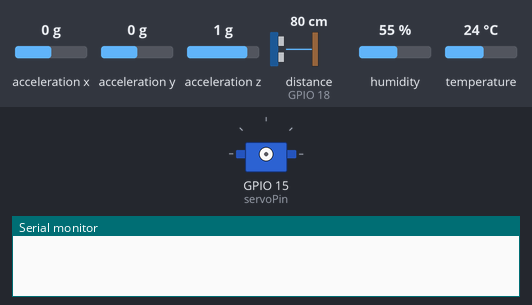
Bench run of a sketch on a simulated ESP32. Shown: servo, the last lines printed to the serial monitor. Wiring (inferred from the names in the program): ultrasonic range finder: trigger GPIO 5; echo GPIO 18. The inputs (shaded band) are chosen by the test bench; at power-on: acceleration x 0 g, acceleration y 0 g, acceleration z 1 g, distance to the obstacle (sensor on GPIO 18) 80 cm, humidity 55 %, temperature 24 °C. The echo pulse lasts 58.3 µs per cm; WiFi joins after 1.5 s; servers stay silent unless stated; no MQTT or app messages arrive unless stated.

Above: at 0.0 s.
At 1.6 s:
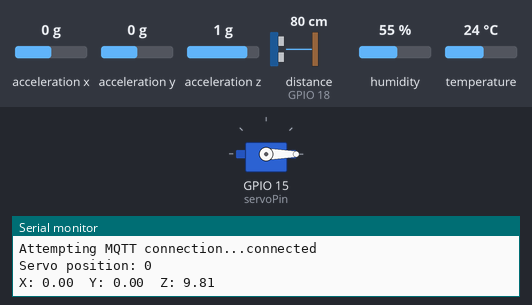
Timing chart, 0 to 38.1 s (numbered marks = the images above):
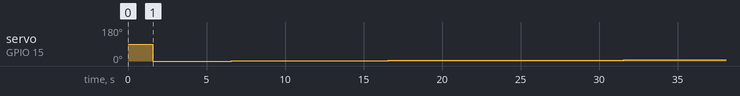

The sketch:

trial.ino
```cpp
#include <WiFi.h>
#include <Wire.h>
#include <PubSubClient.h>
#include <DHT.h>
#include <ESP32Servo.h> //Servo library
#include <Adafruit_Sensor.h>  // Adafruit sensor library
#include <Adafruit_ADXL345_U.h> // ADXL345 library


/*
====Pin Connections====
ESP32     Servo Motor  |   ESP32     ADXL345    |     ESP32     DHT 22     |     ESP32     Ultrasonic

Vcc       Red          |   3v3       vcc        |     vcc       +          |     Vcc       Vcc
Gnd       Brown        |   Gnd       Gnd        |     Gnd       -          |     Gnd       Gnd
D15       Orange       |   D21       SDA        |     D18       out        |     D5        Trig
***       ***          |   D22       SCL        |                          |     D18       Echo
*/

#define DHTPIN 18       // GPIO pin where the DHT sensor is connected
#define DHTTYPE DHT22    // DHT 11
const int trigPin = 5;   //Triger Pin of Ultrasonic Sensor
const int echoPin = 18;  //Echo Pin of Ultrasonic Sensor
long duration;
Servo myservo;  // Creating servo object to control the servo
const int servoPin = 15; // Servo pin
Adafruit_ADXL345_Unified accel = Adafruit_ADXL345_Unified(); // ADXL345 Object

const char* ssid = "sensor/data";
const char* password = "12345678";
const char* mqtt_server = "broker.hivemq.com"; // Replace with your MQTT broker address

WiFiClient espClient;
PubSubClient client(espClient);
DHT dht(DHTPIN, DHTTYPE);

void setup() {
  Serial.begin(115200);
  setup_wifi();
  client.setServer(mqtt_server, 1883);
  dht.begin();
  //Ultrasonic Sensor Pin Configuration
  pinMode(trigPin, OUTPUT);
  pinMode(echoPin, INPUT);
  myservo.attach(servoPin);
  if (!accel.begin()) {
    Serial.println("ADXL345 not detected");
  }
}

void setup_wifi() {
  delay(10);
  Serial.println();
  Serial.print("Connecting to ");
  Serial.println(ssid);

  WiFi.begin(ssid, password);

  while (WiFi.status() != WL_CONNECTED) {
    delay(500);
    Serial.print(".");
  }

  Serial.println("");
  Serial.println("WiFi connected");
  Serial.println("IP address: ");
  Serial.println(WiFi.localIP());
}

void reconnect() {
  while (!client.connected()) {
    Serial.print("Attempting MQTT connection...");
    if (client.connect("ESP32Client")) {
      Serial.println("connected");
    } else {
      Serial.print("failed, rc=");
      Serial.print(client.state());
      Serial.println(" try again in 5 seconds");
      delay(5000);
    }
  }
}

void loop() {
  if (!client.connected()) {
    reconnect();
  }
  client.loop();

  float temp = dht.readTemperature();
  float ultra = readUltrasonic();
  float adxl = readadxl();
  int servoPos = myservo.read(); // Read the current servo position

  if (isnan(temp)) {
    Serial.println("Failed to read from DHT sensor!");
    return;
  }

  String payload = "Temperature: " + String(temp) + "°C, Distance: " + String(ultra) + "cm, Accelerometer: " + String(adxl) + ", Servo Position: " + String(servoPos);
  Serial.println(payload);

  client.publish("diot/temperature", String(temp).c_str());
  client.publish("diot/ultra", String(ultra).c_str());
  client.publish("diot/adxl", String(adxl).c_str());
  client.publish("diot/servo", String(servoPos).c_str());

  delay(5000); // Wait 2 seconds between readings
}


float readUltrasonic() {
  digitalWrite(trigPin, LOW);
  delayMicroseconds(2);
  digitalWrite(trigPin, HIGH);
  delayMicroseconds(10);
  digitalWrite(trigPin, LOW);
  duration = pulseIn(echoPin, HIGH);

  // Convert duration to distance in centimeters
  return duration * 0.034 / 2;


}

float readadxl(){
  // Sweep from 0 to 180 degrees
  for (int pos = 0; pos <= 180; pos += 1) {
    sensors_event_t event;
    accel.getEvent(&event);

    myservo.write(pos);  // tell servo to go to position in variable 'pos'
    Serial.print("Servo position: ");
    Serial.println(pos);

    Serial.print("X: ");
    Serial.print(event.acceleration.x);
    Serial.print("  ");
    Serial.print("Y: ");
    Serial.print(event.acceleration.y);
    Serial.print("  ");
    Serial.print("Z: ");
    Serial.print(event.acceleration.z);
    Serial.print("    ");
    delay(5000);  // waits 5000ms for the servo to reach the position
  }
  for (int pos = 180; pos >= 0; pos -= 1) {
    sensors_event_t event;
    accel.getEvent(&event);
   
    myservo.write(pos);  // tell servo to go to position in variable 'pos'
    Serial.print("Servo position: ");
    Serial.println(pos);

    Serial.print("X: ");
    Serial.print(event.acceleration.x);
    Serial.print("  ");
    Serial.print("Y: ");
    Serial.print(event.acceleration.y);
    Serial.print("  ");
    Serial.print("Z: ");
    Serial.print(event.acceleration.z);
    Serial.print("    ");
    delay(5000);  // waits 5000ms for the servo to reach the position
  }

}
```

Measured:
- by itself, servo on GPIO 15 (servoPin): 90° → 0° at 1.6 s, → 1° 5.0 s later, → 2° 5.0 s later, → 3° 5.0 s later, … (8 changes in this stretch)
